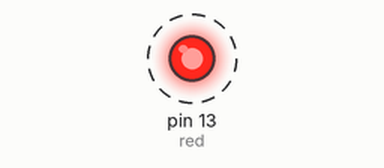
Bench run of a sketch on a simulated Arduino Uno, built with avr-gcc and run on an emulated ATmega328P. On the bench: output pins drawn as LEDs (lit = HIGH). Dashed ring = blinking.

Above: at 0.05 s.
Timing chart, 0 to 3.0 s (numbered marks = the images above):
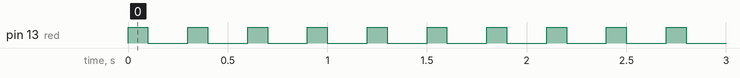

Measured:
- by itself, pin 13 (red): alternates HIGH for 0.10 s and LOW for 0.20 s

The sketch:

LED_DRC.ino
```cpp
int red = 13;
int yellow = 12;
int green = 11;
void setup() {
  // put your setup code here, to run once:
  pinMode(red, OUTPUT);
}

void loop() {
  // put your main code here, to run repeatedly:
  digitalWrite(red, HIGH);
  digitalWrite(yellow, LOW);
  digitalWrite(green, LOW);
  delay(100);
  digitalWrite(red, LOW);
  digitalWrite(yellow, HIGH);
  digitalWrite(green, LOW);
  delay(100);
  digitalWrite(red, LOW);
  digitalWrite(yellow, LOW);
  digitalWrite(green, HIGH);
  delay(100);
}
```
